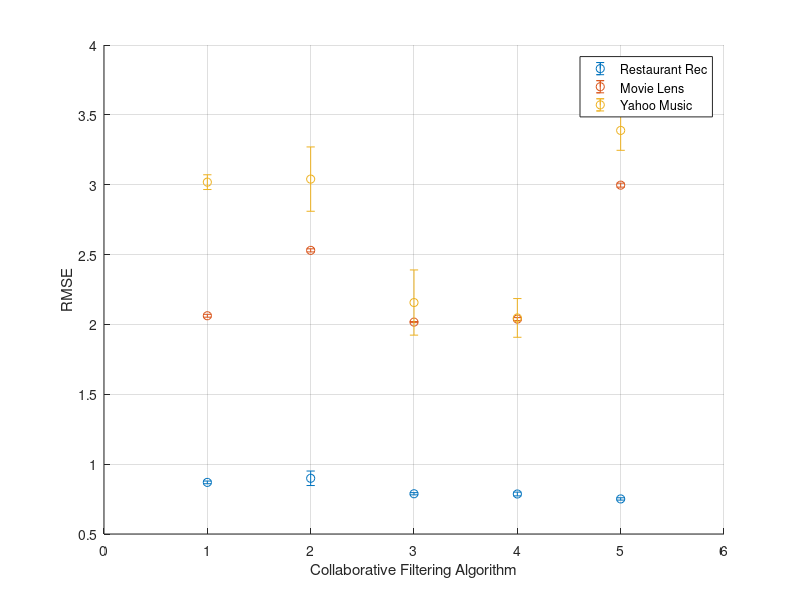

Source code (MATLAB):
% Script to plot the final resultss of all the collaborative filtering algorithms.
clear all

x = [1 2 3 4 5];

y_rr = [0.8694 0.8988 0.7881 0.7863 0.7510]; 
y_ml = [2.0622 2.5301 2.0166 2.0381 2.9969]; 
y_ym = [3.0184 3.0402 2.1567 2.0466 3.3885]; 

err_rr = [0.0097 0.0519 0.0079 0.0135 0.0083];
err_ml = [0.0103  0.0112 0.0039 0.0106 0.0142];
err_ym = [0.0528 0.2302 0.2333 0.1385 0.1422];

hold on
rr = errorbar(x,y_rr,err_rr,'o');
ml = errorbar(x,y_ml,err_ml,'o');
ym = errorbar(x,y_ym,err_ym,'o');

xlabel('Collaborative Filtering Algorithm') % x axis is the item no.
ylabel('RMSE') % y axis is the frequency of the item no.
legend('Restaurant Rec','Movie Lens','Yahoo Music')
grid on